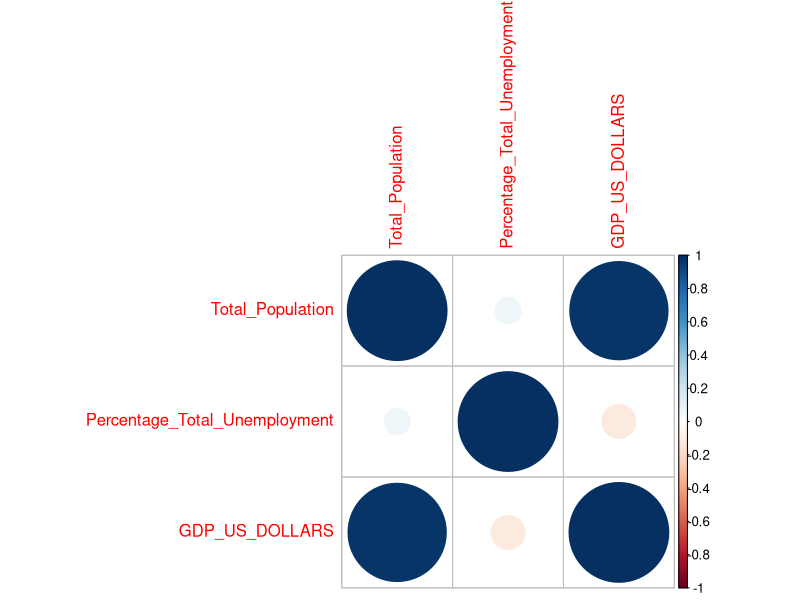
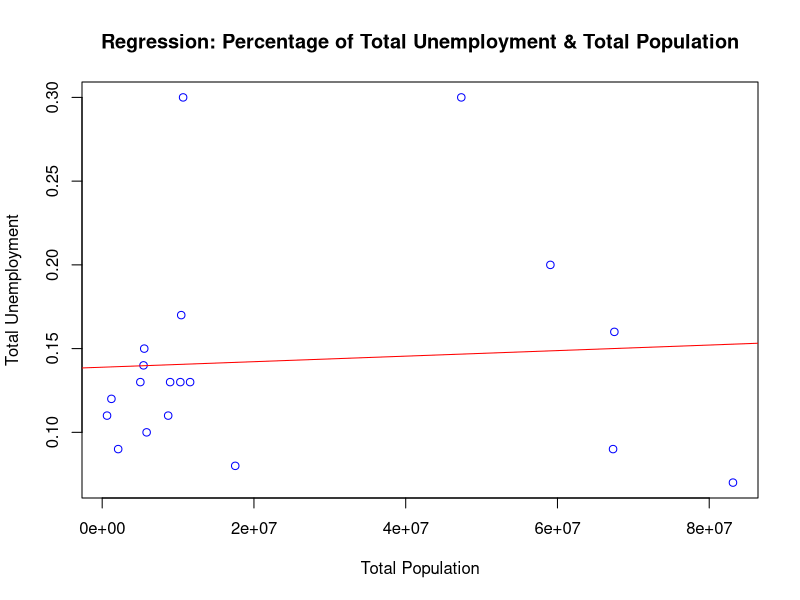
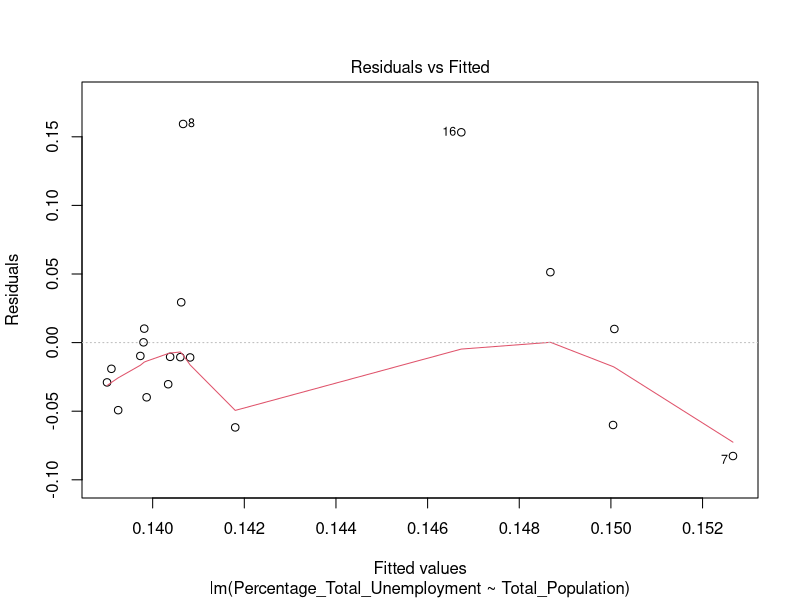
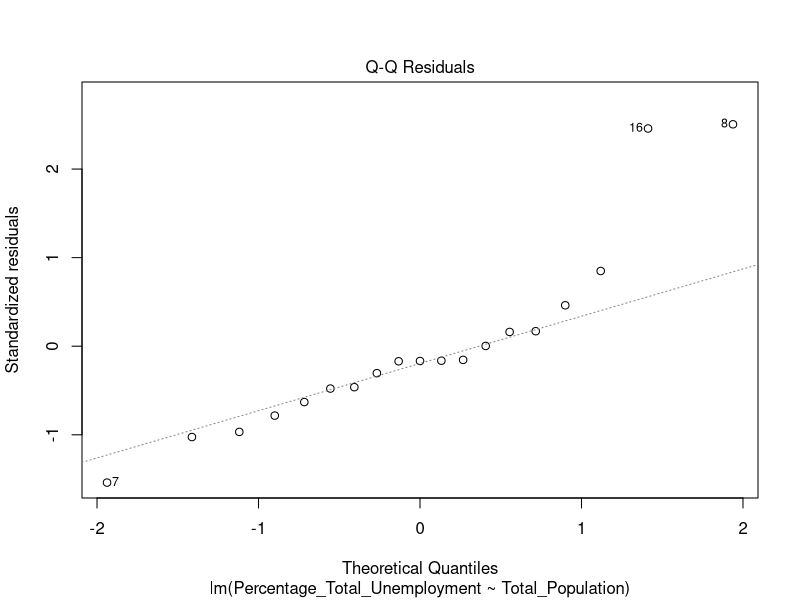
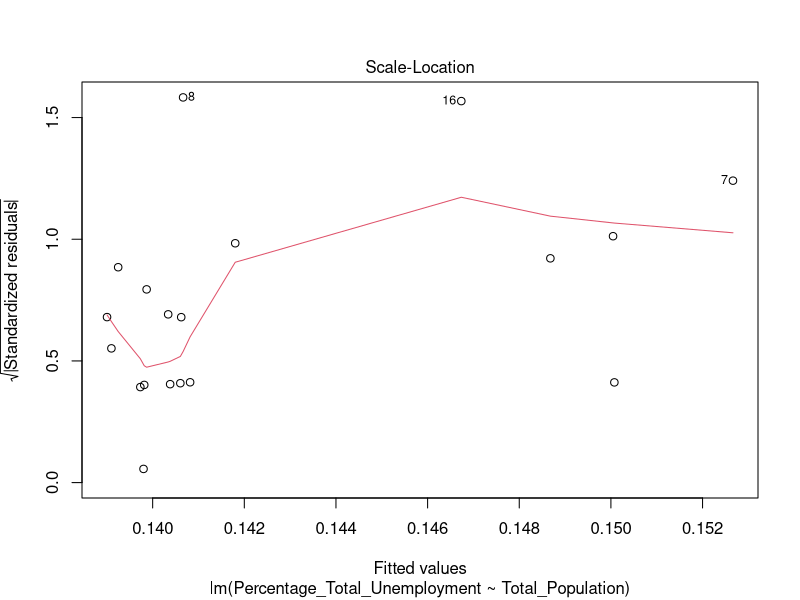
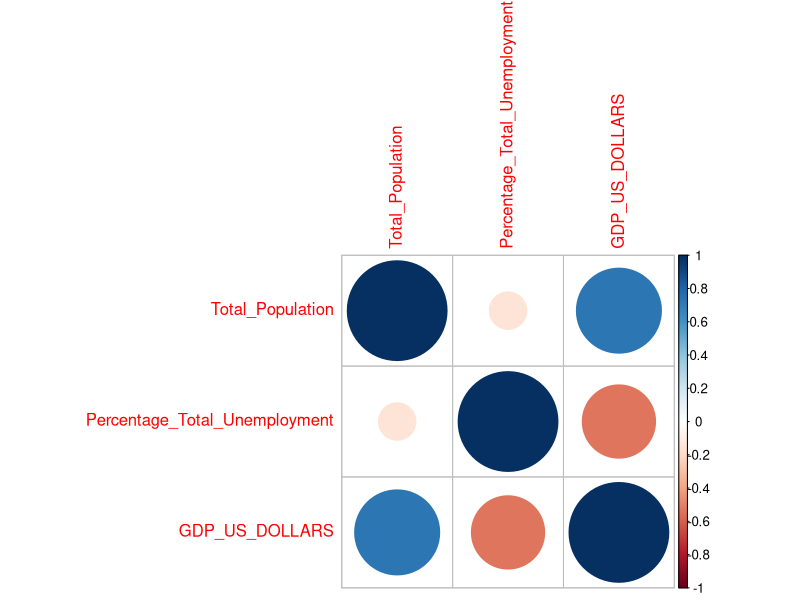

These charts were generated, in order, by the following R code: (Note: this script raises an error after producing the figures.)
#Install packages

install.packages("car")
install.packages("corrplot")
install.packages("caret")
library(car)
library(corrplot)
library(caret)

Developed_EU <- read.csv(file = 'Developed_countries.csv')
head(as.data.frame(Developed_EU))
str(Developed_EU)

#Define the obj of the regression analysis. 
Developed_EU_reduced <- Developed_EU[ ,c('Total_Population', 'Percentage_Total_Unemployment',
                           'GDP_US_DOLLARS')] 
cor(Developed_EU_reduced)
corrplot(cor(Developed_EU_reduced))

#Step 3 perform the linear regression analysis. 
?Im

#To write Y= Percentage_Total_Unemployment, X= Total_Population
model_5 <-lm(Percentage_Total_Unemployment ~ Total_Population, Developed_EU_reduced)
summary.lm(model_5)

#To visualize the fitted regression line first, we should draw the scatter plot

plot(Percentage_Total_Unemployment ~ Total_Population, Developed_EU_reduced,
     col = "blue",
     main = "Regression: Percentage of Total Unemployment & Total Population",
     xlab = "Total Population",
     ylab = "Total Unemployment")

#Then, adding the regression line to the plot:

abline(model_5, col="red")
plot(model_5, 1)
#Normality of residuals:
plot(model_5, 2)
#Equal variances of the residuals (Homoscedasticity)
plot(model_5, 3)


#OLD EU

UnderDeveloped_EU <- read.csv(file = 'UnderDeveloped_countries.csv')
head(as.data.frame(UnderDeveloped_EU))
str(UnderDeveloped_EU)

#Define the obj of the regression analysis. 
UnderDeveloped_EU_reduced <- UnderDeveloped_EU[ ,c('Total_Population', 'Percentage_Total_Unemployment',
                             'GDP_US_DOLLARS')] 
cor(UnderDeveloped_EU_reduced)
corrplot(cor(UnderDeveloped_EU_reduced))

#Step 3 perform the linear regression analysis. 
?Im

#To write Y= Percentage_Total_Unemployment, X= Total_Population
model_6 <-lm(Percentage_Total_Unemployment ~ Total_Population, Old_EU_reduced)
summary.lm(model_6)

#To visualise the fitted regression line first, we should draw the scatter plot

plot(Percentage_Total_Unemployment ~ Total_Population, UnderDeveloped_EU_reduced,
     col = "blue",
     main = "Regression: Percentage of Total Unemployment & Total Population",
     xlab = "Total Population",
     ylab = "Total Unemployment")
#Then, adding the regression line to the plot:

abline(model_6, col="red")
plot(model_6, 1)
#Normality of residuals:
plot(model_6, 2)
#Equal variances of the residuals (Homoscedasticity)
plot(model_6, 3)



